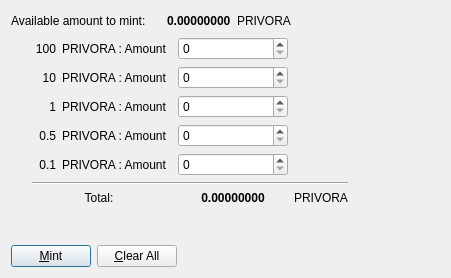
<?xml version="1.0" encoding="UTF-8"?>
<ui version="4.0">
 <class>ManualMintDialog</class>
 <widget class="QDialog" name="ManualMintDialog">
  <property name="geometry">
   <rect>
    <x>0</x>
    <y>0</y>
    <width>451</width>
    <height>278</height>
   </rect>
  </property>
  <property name="windowTitle">
   <string>Coin Selection</string>
  </property>
  <layout class="QVBoxLayout" name="verticalLayout">
   <item>
    <layout class="QVBoxLayout" name="verticalLayout_2">
     <item>
      <layout class="QHBoxLayout" name="horizontalLayout">
       <item>
        <widget class="QLabel" name="label">
         <property name="minimumSize">
          <size>
           <width>150</width>
           <height>0</height>
          </size>
         </property>
         <property name="text">
          <string>Available amount to mint:</string>
         </property>
        </widget>
       </item>
       <item>
        <widget class="QLabel" name="availableAmount">
         <property name="font">
          <font>
           <weight>75</weight>
           <bold>true</bold>
          </font>
         </property>
         <property name="text">
          <string>0.00000000</string>
         </property>
        </widget>
       </item>
       <item>
        <widget class="QLabel" name="label_3">
         <property name="text">
          <string>PRIVORA</string>
         </property>
        </widget>
       </item>
       <item>
        <spacer name="horizontalSpacer">
         <property name="orientation">
          <enum>Qt::Horizontal</enum>
         </property>
         <property name="sizeHint" stdset="0">
          <size>
           <width>40</width>
           <height>20</height>
          </size>
         </property>
        </spacer>
       </item>
      </layout>
     </item>
     <item>
      <layout class="QHBoxLayout" name="horizontalLayout_5">
       <item>
        <spacer name="horizontalSpacer_3">
         <property name="orientation">
          <enum>Qt::Horizontal</enum>
         </property>
         <property name="sizeType">
          <enum>QSizePolicy::Fixed</enum>
         </property>
         <property name="sizeHint" stdset="0">
          <size>
           <width>15</width>
           <height>20</height>
          </size>
         </property>
        </spacer>
       </item>
       <item>
        <layout class="QGridLayout" name="gridLayout">
         <item row="4" column="1">
          <widget class="QLabel" name="label_13">
           <property name="text">
            <string>PRIVORA : Amount</string>
           </property>
           <property name="margin">
            <number>0</number>
           </property>
          </widget>
         </item>
         <item row="6" column="0" colspan="2">
          <layout class="QFormLayout" name="formLayout_3">
           <property name="labelAlignment">
            <set>Qt::AlignCenter</set>
           </property>
           <property name="formAlignment">
            <set>Qt::AlignHCenter|Qt::AlignTop</set>
           </property>
           <item row="0" column="0" colspan="2">
            <widget class="QLabel" name="label_14">
             <property name="text">
              <string>Total:</string>
             </property>
             <property name="alignment">
              <set>Qt::AlignCenter</set>
             </property>
            </widget>
           </item>
          </layout>
         </item>
         <item row="4" column="2">
          <widget class="QSpinBox" name="coinAmount01"/>
         </item>
         <item row="3" column="1">
          <widget class="QLabel" name="label_12">
           <property name="text">
            <string>PRIVORA : Amount</string>
           </property>
           <property name="margin">
            <number>0</number>
           </property>
          </widget>
         </item>
         <item row="1" column="0">
          <widget class="QLabel" name="label_7">
           <property name="text">
            <string>10</string>
           </property>
           <property name="alignment">
            <set>Qt::AlignRight|Qt::AlignTrailing|Qt::AlignVCenter</set>
           </property>
           <property name="margin">
            <number>0</number>
           </property>
          </widget>
         </item>
         <item row="2" column="2">
          <widget class="QSpinBox" name="coinAmount1"/>
         </item>
         <item row="2" column="1">
          <widget class="QLabel" name="label_11">
           <property name="text">
            <string>PRIVORA : Amount</string>
           </property>
           <property name="margin">
            <number>0</number>
           </property>
          </widget>
         </item>
         <item row="2" column="0">
          <widget class="QLabel" name="label_6">
           <property name="text">
            <string>1</string>
           </property>
           <property name="alignment">
            <set>Qt::AlignRight|Qt::AlignTrailing|Qt::AlignVCenter</set>
           </property>
           <property name="margin">
            <number>0</number>
           </property>
          </widget>
         </item>
         <item row="1" column="1">
          <widget class="QLabel" name="label_10">
           <property name="text">
            <string>PRIVORA : Amount</string>
           </property>
           <property name="margin">
            <number>0</number>
           </property>
          </widget>
         </item>
         <item row="4" column="0">
          <widget class="QLabel" name="label_5">
           <property name="text">
            <string>0.1</string>
           </property>
           <property name="alignment">
            <set>Qt::AlignRight|Qt::AlignTrailing|Qt::AlignVCenter</set>
           </property>
           <property name="margin">
            <number>0</number>
           </property>
          </widget>
         </item>
         <item row="0" column="2">
          <widget class="QSpinBox" name="coinAmount100"/>
         </item>
         <item row="1" column="2">
          <widget class="QSpinBox" name="coinAmount10"/>
         </item>
         <item row="5" column="0" colspan="4">
          <layout class="QFormLayout" name="formLayout">
           <item row="0" column="1">
            <widget class="Line" name="line">
             <property name="orientation">
              <enum>Qt::Horizontal</enum>
             </property>
            </widget>
           </item>
          </layout>
         </item>
         <item row="6" column="3">
          <widget class="QLabel" name="label_15">
           <property name="minimumSize">
            <size>
             <width>40</width>
             <height>0</height>
            </size>
           </property>
           <property name="text">
            <string>PRIVORA</string>
           </property>
           <property name="alignment">
            <set>Qt::AlignCenter</set>
           </property>
          </widget>
         </item>
         <item row="0" column="1">
          <widget class="QLabel" name="label_9">
           <property name="minimumSize">
            <size>
             <width>110</width>
             <height>0</height>
            </size>
           </property>
           <property name="text">
            <string>PRIVORA : Amount</string>
           </property>
           <property name="margin">
            <number>0</number>
           </property>
          </widget>
         </item>
         <item row="3" column="0">
          <widget class="QLabel" name="label_8">
           <property name="text">
            <string>0.5</string>
           </property>
           <property name="alignment">
            <set>Qt::AlignRight|Qt::AlignTrailing|Qt::AlignVCenter</set>
           </property>
           <property name="margin">
            <number>0</number>
           </property>
          </widget>
         </item>
         <item row="3" column="2">
          <widget class="QSpinBox" name="coinAmount05"/>
         </item>
         <item row="6" column="2">
          <widget class="QLabel" name="totalAmount">
           <property name="minimumSize">
            <size>
             <width>110</width>
             <height>0</height>
            </size>
           </property>
           <property name="font">
            <font>
             <weight>75</weight>
             <bold>true</bold>
            </font>
           </property>
           <property name="layoutDirection">
            <enum>Qt::LeftToRight</enum>
           </property>
           <property name="text">
            <string>0.00000000</string>
           </property>
           <property name="alignment">
            <set>Qt::AlignCenter</set>
           </property>
          </widget>
         </item>
         <item row="0" column="0">
          <widget class="QLabel" name="label_4">
           <property name="minimumSize">
            <size>
             <width>30</width>
             <height>0</height>
            </size>
           </property>
           <property name="text">
            <string>100</string>
           </property>
           <property name="alignment">
            <set>Qt::AlignRight|Qt::AlignTrailing|Qt::AlignVCenter</set>
           </property>
           <property name="margin">
            <number>0</number>
           </property>
          </widget>
         </item>
        </layout>
       </item>
       <item>
        <spacer name="horizontalSpacer_4">
         <property name="orientation">
          <enum>Qt::Horizontal</enum>
         </property>
         <property name="sizeHint" stdset="0">
          <size>
           <width>40</width>
           <height>20</height>
          </size>
         </property>
        </spacer>
       </item>
      </layout>
     </item>
     <item>
      <spacer name="verticalSpacer">
       <property name="orientation">
        <enum>Qt::Vertical</enum>
       </property>
       <property name="sizeHint" stdset="0">
        <size>
         <width>20</width>
         <height>40</height>
        </size>
       </property>
      </spacer>
     </item>
     <item>
      <layout class="QHBoxLayout" name="horizontalLayout_2">
       <item>
        <widget class="QPushButton" name="mintButton">
         <property name="text">
          <string>&amp;Mint</string>
         </property>
        </widget>
       </item>
       <item>
        <widget class="QPushButton" name="clearAllButton">
         <property name="text">
          <string>&amp;Clear All</string>
         </property>
        </widget>
       </item>
       <item>
        <spacer name="horizontalSpacer_2">
         <property name="orientation">
          <enum>Qt::Horizontal</enum>
         </property>
         <property name="sizeHint" stdset="0">
          <size>
           <width>40</width>
           <height>20</height>
          </size>
         </property>
        </spacer>
       </item>
      </layout>
     </item>
    </layout>
   </item>
  </layout>
 </widget>
 <resources/>
 <connections/>
</ui>
